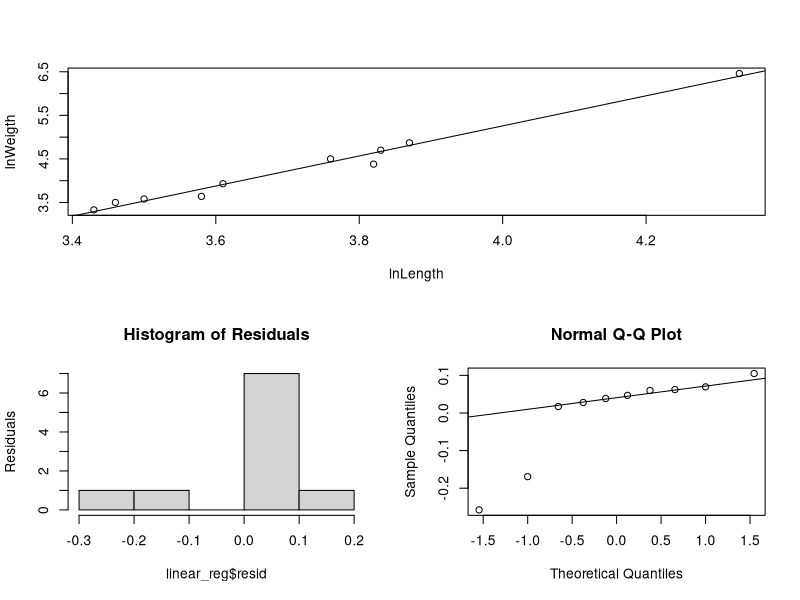

This figure's R source:
#!/usr/bin/env Rscript
lnLength <- c(3.87, 3.61, 4.33, 3.43, 3.82, 3.83, 3.46, 3.76, 3.50, 3.58)
lnWeigth <- c(4.87, 3.93, 6.46, 3.33, 4.38, 4.70, 3.50, 4.50, 3.58, 3.64)

alligator <- data.frame(lnLength, lnWeigth)

head(alligator)
linear_reg <- lm(lnWeigth ~ lnLength)

png(file = "alligator_plot.png")
layout(matrix(c(1,1,2,3),2,2,byrow=T))
plot(alligator)
abline(linear_reg)
# Residual
hist(linear_reg$resid, main="Histogram of Residuals",
 ylab="Residuals")
#Q-Q Plot
qqnorm(linear_reg$resid)
qqline(linear_reg$resid)

summary(linear_reg)

# We get an estimate coefficiant of 3.45. It means that each time
# lnLength grows by one, lnWeigth grows by 3.45
# lnWeigth = lnLength*3.45 - 8.54